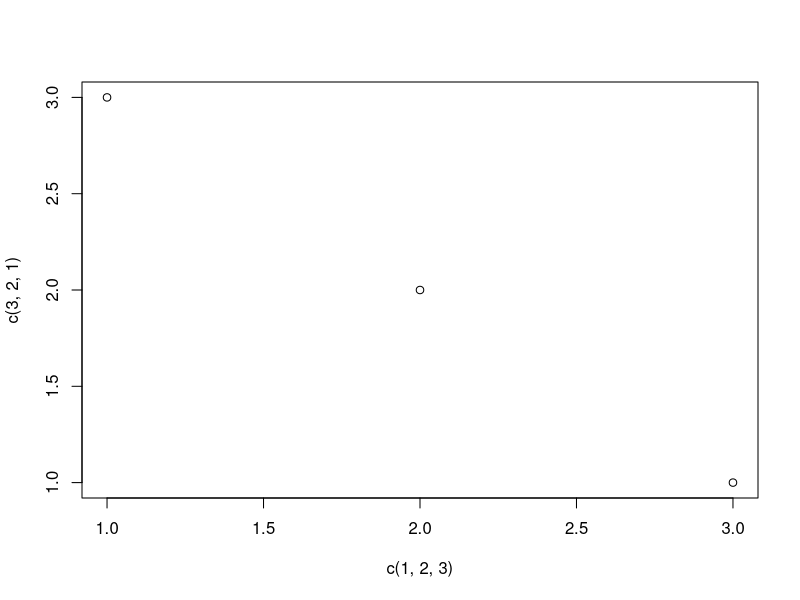

Reproduce this figure in R.
## ---- chunk 1
plot(c(1,2,3), c(3,2,1))
## ---- chunk 2
knitr::kable(head(mtcars))
## ---- chunk 3
knitr::kable(head(mtcars), caption="Analise dos carros.")
## ---- chunk 4
knitr::kable(mtcars[1:3,1:3], align='c', caption="Analise dos carros. \\label{tabelamtcars} ")
